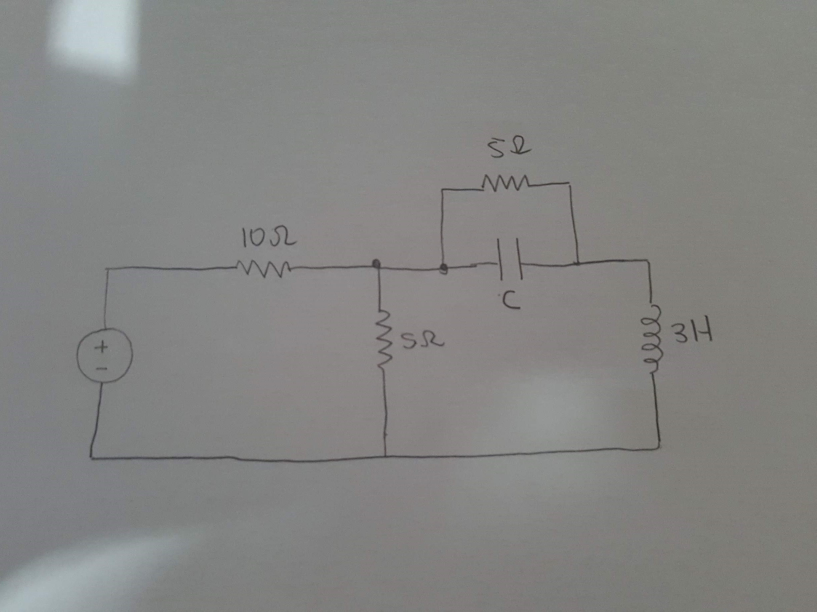
#> input picture plugins/Circuit Visionary/training/CircuitNet/dataset/circuits/20201127_135808.jpg, 2449 x 1836 px (shown at 1/3 size)
$ python -i textbook.py   (imports and definitions only)
#> lines starting #> are read from the running program, lines starting #| are printed output that depends on the picture; after the words box and inside, x2 and y2 are one past the last pixel; in counts of white or black regions, pixels touching at a corner belong together
#> further down, picture is the input picture: shape (1836, 2449, 3); mean B, G, R 130.4, 132.2, 132.1
"""Textbook schematic preprocessor.

Clean, professional images (Razavi, Sedra/Smith, etc.) need minimal processing:
1. Contrast normalization (some scanned textbooks have gray backgrounds)
2. Border/caption removal (crop to schematic region)
3. Resolution upscaling if from low-DPI PDF extraction
"""

from __future__ import annotations

import logging

import cv2
import numpy as np

log = logging.getLogger(__name__)


class TextbookPreprocessor:
    def __init__(
        self,
        *,
        target_min_dim: int = 1024,
        border_margin: float = 0.02,
    ):
        self.target_min_dim = target_min_dim
        self.border_margin = border_margin

    def process(self, image: np.ndarray) -> np.ndarray:
        """Full preprocessing chain for textbook schematics."""
        result = image.copy()

        # 1. Upscale if too small (low-DPI PDF extraction)
        result = self._upscale_if_needed(result)

        # 2. Contrast normalization (CLAHE)
        result = self._normalize_contrast(result)

        # 3. Crop to schematic region (remove borders, page numbers, captions)
        result = self._crop_to_content(result)

        log.info("Textbook preprocessing complete")
        return result

    def _upscale_if_needed(self, image: np.ndarray) -> np.ndarray:
        h, w = image.shape[:2]
#> h = 1836; w = 2449
        min_dim = min(h, w)
#> min_dim = 1836
        if min_dim >= self.target_min_dim:
            return image

        scale = self.target_min_dim / min_dim
        new_w = int(w * scale)
        new_h = int(h * scale)
        result = cv2.resize(image, (new_w, new_h), interpolation=cv2.INTER_CUBIC)
        log.debug("Upscaled from %dx%d to %dx%d", w, h, new_w, new_h)
        return result

    def _normalize_contrast(self, image: np.ndarray) -> np.ndarray:
        """Apply CLAHE to improve contrast on scanned pages."""
        if len(image.shape) == 3:
            lab = cv2.cvtColor(image, cv2.COLOR_BGR2LAB)
#> lab: shape (1836, 2449, 3); mean of channels 0, 1, 2 140.8, 127.6, 128.9
            l, a, b = cv2.split(lab)
        else:
            l = image.copy()
            a = b = None

        clahe = cv2.createCLAHE(clipLimit=2.0, tileGridSize=(8, 8))
        l = clahe.apply(l)
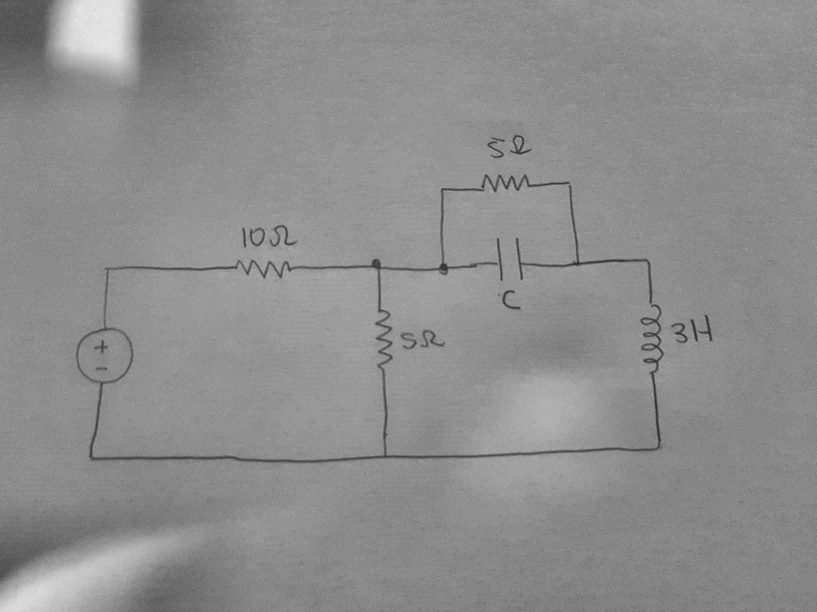
#> l: shape (1836, 2449) (shown at 1/3 size); min 31, max 233, mean 141.3

        if a is not None:
            lab = cv2.merge([l, a, b])
#> lab: shape (1836, 2449, 3); mean of channels 0, 1, 2 141.3, 127.6, 128.9
            return cv2.cvtColor(lab, cv2.COLOR_LAB2BGR)
        return l

    def _crop_to_content(self, image: np.ndarray) -> np.ndarray:
        """Remove white borders, page numbers, and caption text.

        Finds the bounding box of non-white content with a margin.
        """
        gray = cv2.cvtColor(image, cv2.COLOR_BGR2GRAY) if len(image.shape) == 3 else image
        h, w = gray.shape
#> h = 1836; w = 2449

        _, binary = cv2.threshold(gray, 240, 255, cv2.THRESH_BINARY_INV)
#> binary: shape (1836, 2449); every value is 255

        # Find content bounding rect
        coords = cv2.findNonZero(binary)
#> coords = contour of 4496364 points, box (x1, y1, x2, y2) (0, 0, 2449, 1836), area 0
        if coords is None:
            return image

        x, y, cw, ch = cv2.boundingRect(coords)
#> x = 0; y = 0; cw = 2449; ch = 1836

        margin_x = int(w * self.border_margin)
#> margin_x = 48
        margin_y = int(h * self.border_margin)
#> margin_y = 36
        x1 = max(0, x - margin_x)
#> x1 = 0
        y1 = max(0, y - margin_y)
#> y1 = 0
        x2 = min(w, x + cw + margin_x)
#> x2 = 2449
        y2 = min(h, y + ch + margin_y)
#> y2 = 1836

        cropped = image[y1:y2, x1:x2]

        if cropped.shape[0] < h * 0.3 or cropped.shape[1] < w * 0.3:
            log.debug("Crop too aggressive, keeping original")
            return image

        log.debug("Cropped to %dx%d (from %dx%d)", x2 - x1, y2 - y1, w, h)
        return cropped

>>> import cv2
>>> picture = cv2.imread('../../training/CircuitNet/dataset/circuits/20201127_135808.jpg')
>>> result = TextbookPreprocessor().process(picture)

$ run again, on plugins/Circuit Visionary/training/CircuitNet/dataset/circuits/20210307_185350.jpg
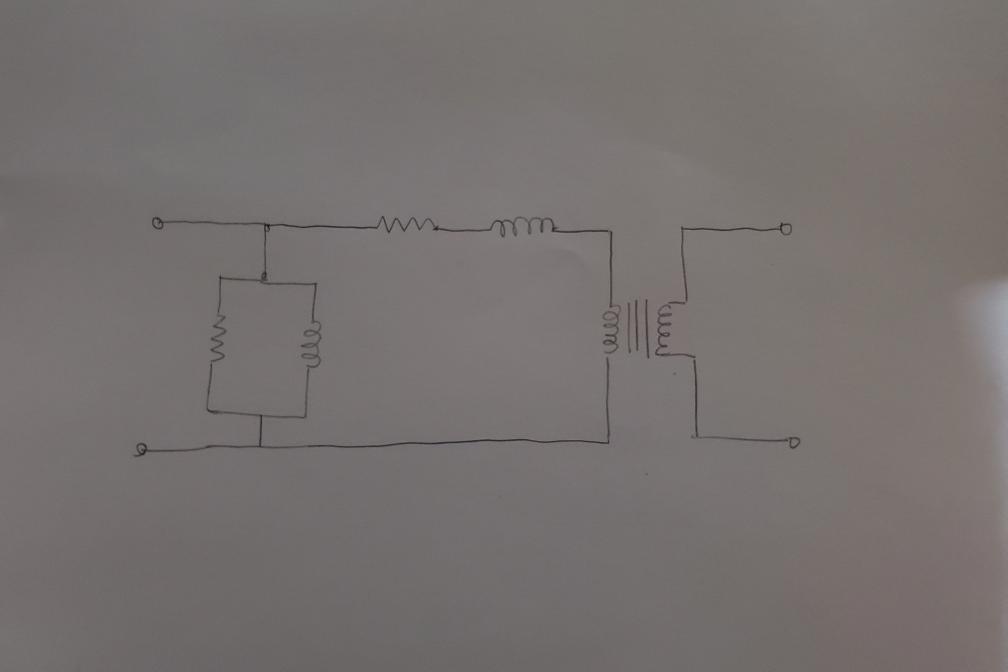
#> input picture plugins/Circuit Visionary/training/CircuitNet/dataset/circuits/20210307_185350.jpg, 4029 x 2686 px (shown at 1/4 size)
#> picture is the input picture: shape (2686, 4029, 3); mean B, G, R 111.4, 113, 118.5
#> in _normalize_contrast, `l = clahe.apply(l)`:
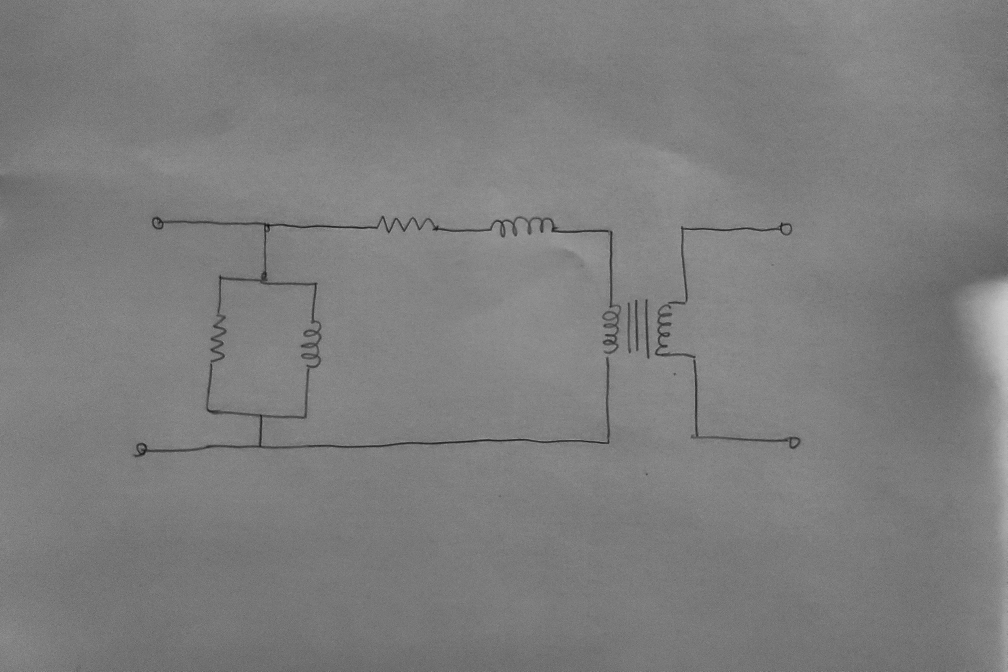
#> l: shape (2686, 4029) (shown at 1/4 size); min 9, max 209, mean 125.6
#> binary: shape (2686, 4029); every value is 255
#> coords = contour of 10821894 points, box (x1, y1, x2, y2) (0, 0, 4029, 2686), area 0
#> x = 0; cw = 4029; ch = 2686
#> x1 = 0
#> x2 = 4029
#> y2 = 2686

$ run again, on plugins/Circuit Visionary/training/CircuitNet/dataset/circuits/20210307_185905.jpg
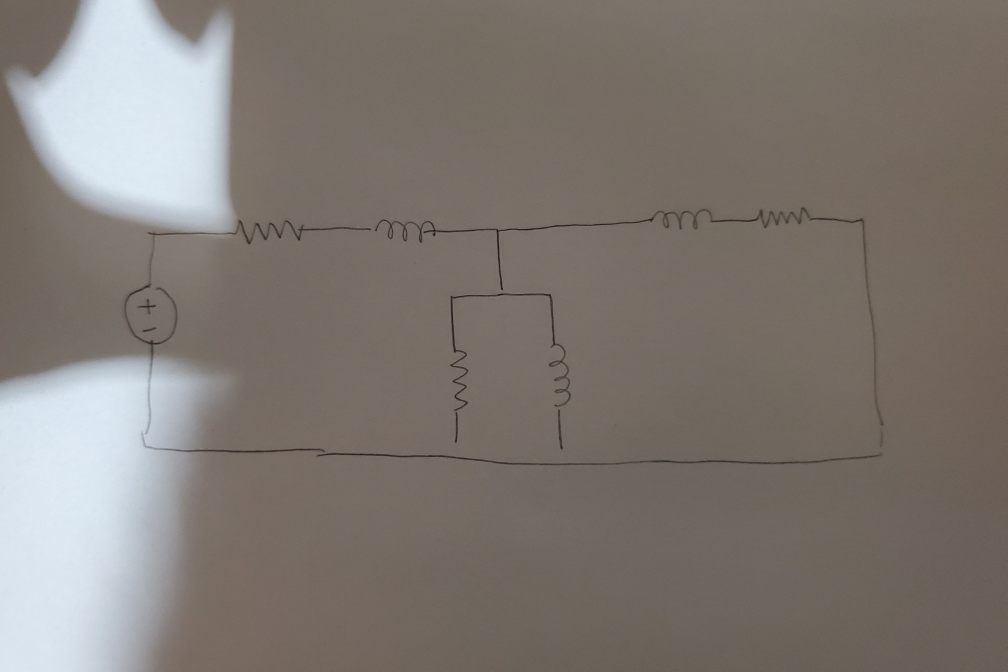
#> input picture plugins/Circuit Visionary/training/CircuitNet/dataset/circuits/20210307_185905.jpg, 4029 x 2686 px (shown at 1/4 size)
#> picture is the input picture: shape (2686, 4029, 3); mean B, G, R 114.5, 120.5, 127.8
#> in _normalize_contrast, `l, a, b = cv2.split(lab)`:
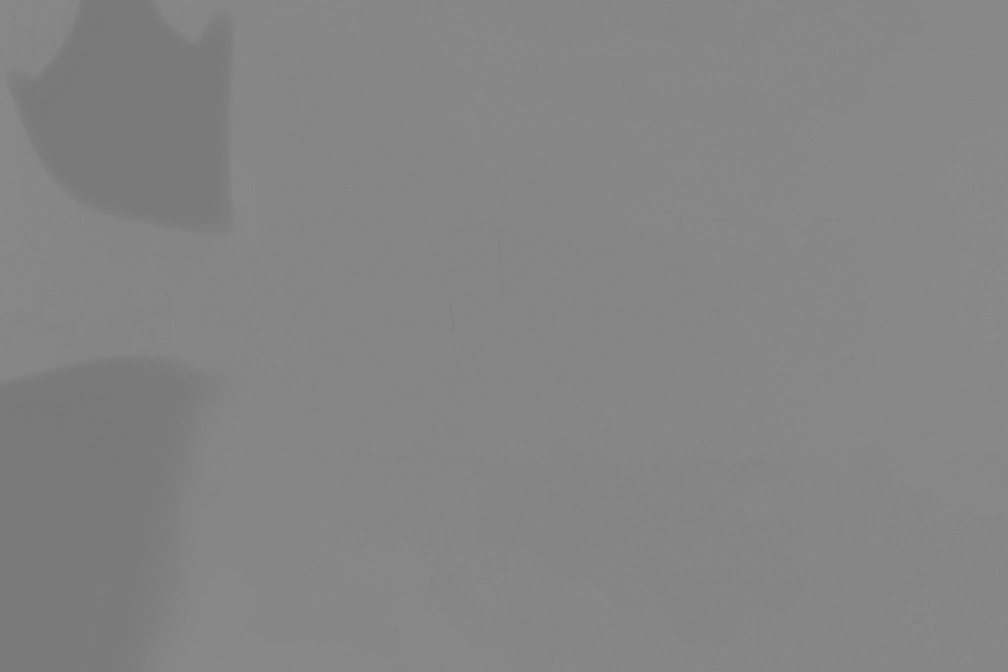
#> b: shape (2686, 4029) (shown at 1/4 size); min 118, max 140, mean 132.4
#> in _crop_to_content, `_, binary = cv2.threshold(gray, 240, 255, cv2.THRESH_BINARY_INV)`:
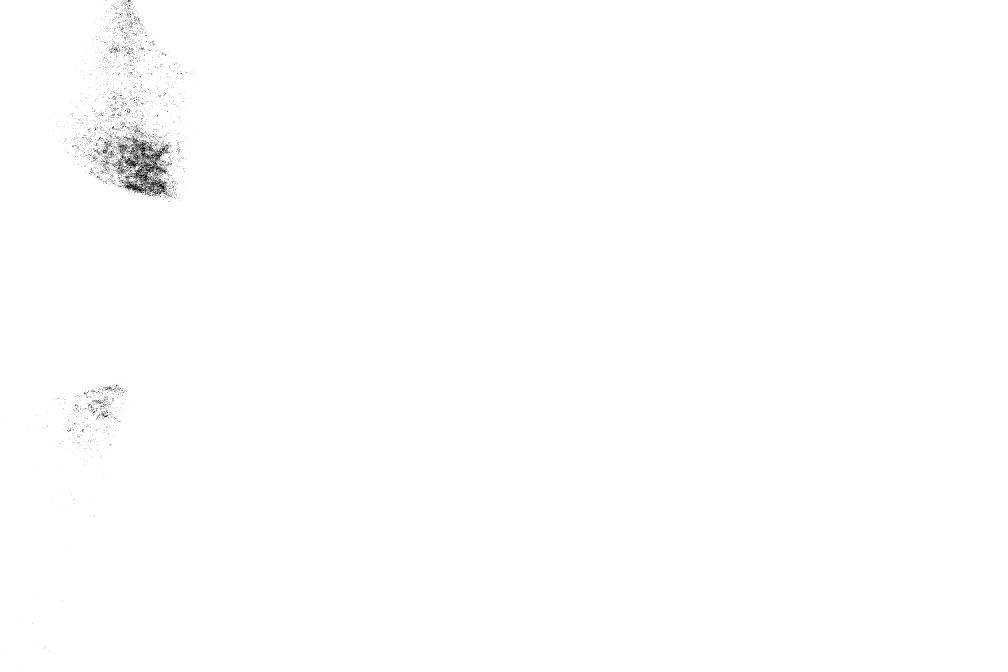
#> binary: shape (2686, 4029) (shown at 1/4 size); 99.7% white; black in thin lines or dots, all inside (x1, y1, x2, y2) = (16, 0, 793, 2680)
#> coords = contour of 10787391 points, box (x1, y1, x2, y2) (0, 0, 4029, 2686), area 0
#> x = 0; cw = 4029; ch = 2686
#> x1 = 0
#> x2 = 4029
#> y2 = 2686
